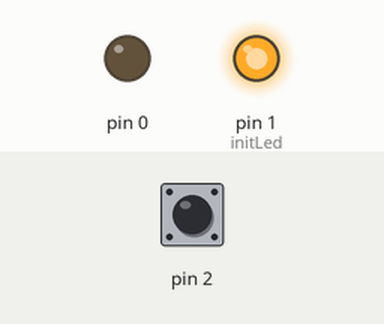
Recording of a sketch running on a simulated Arduino Uno, built with avr-gcc and run on an emulated ATmega328P. Parts: output pins drawn as LEDs (lit = HIGH). Dashed ring = blinking. Inputs (shaded band) come from the test bench; at power-on: pin 2 HIGH.

Above: at 0.1 s.
At 1.2 s:
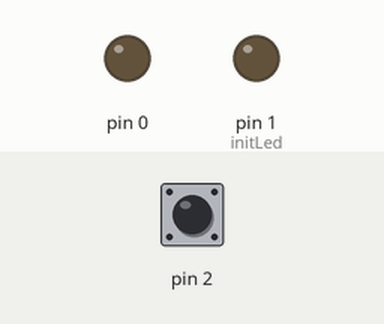
1.3 s: pin 2 pulled LOW for 0.15 s
At 1.57 s:
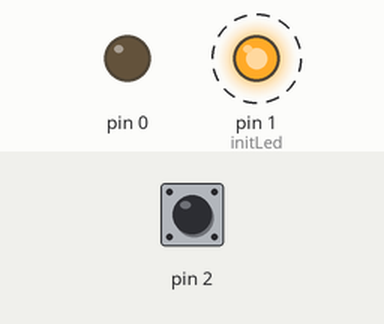
Timing chart, 0 to 10.3 s (numbered marks = the images above; inputs shaded):
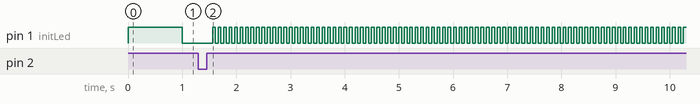

The sketch:

autopypy.ino
```cpp
#include <util/delay.h>
#include "stage.h"
#include "button.h"
#include "ir.h"
#include "led.h"

static Stage stage;

void setup() {
  // Disable ADC
  ADCSRA &= ~_BV(ADEN);
  ACSR &= ~_BV(ACD);
  initButton();
  initIr();
  initLed();
  stage = POWERON;
}

static uint32_t firstShootTime = 0ULL;
static uint32_t lastShootTime = 0ULL;
static uint32_t shootInterval = 0ULL;

void loop() {
  uint32_t currentTime = millis();
  tickLed(currentTime);
  tickButton(currentTime);

  switch (stage) {
    case (POWERON): {
      if (readButton()) {
        ledOff();
        irShoot();
        firstShootTime = currentTime;
        switchLed(currentTime, WAITTING);
        stage = WAITTING;
      }
      break;
    }
    case (WAITTING): {
      if (readButton()) {
        // ledOff();
        irShoot();
        lastShootTime = currentTime;
        shootInterval = currentTime - firstShootTime;
        switchLed(currentTime, RUNNING);
        stage = RUNNING;
      }
      break;
    }
    case (RUNNING): {
      if ((currentTime - lastShootTime) > shootInterval) {
        // ledOff();
        irShoot();
        lastShootTime = currentTime;
      }
    }
  }


  _delay_ms(1);
}
```

button.cpp
```cpp
#include "button.h"


static int lastStatus;
static int debounceCount = 0;
static bool isReleased = false;

void initButton(void) {
  pinMode(2, INPUT);
  lastStatus = digitalRead(2);
  debounceCount = 0;
  isReleased = false;
}


void tickButton(uint32_t currentTime) {
  int currentRead = digitalRead(2);
  if (currentRead != lastStatus) {
    debounceCount ++;
  } else {
    debounceCount = 0;
  }

  if (debounceCount >= 5) {
    debounceCount = 0;
    lastStatus = currentRead;
    if (currentRead != 0) {
      isReleased = true;
    }
  }
}


bool readButton(void) {
  bool tmp = isReleased;
  isReleased = false;
  return tmp;
}
```

button.h
```cpp
#ifndef __BUTTON_H__
#define __BUTTON_H__

#include <Arduino.h>
#include "stage.h"

void initButton(void);
void tickButton(uint32_t currentTime);
bool readButton(void);


#endif
```

ir.cpp
```cpp
#include "ir.h"
#include <util/delay.h>
void initIr() {
  pinMode(0, OUTPUT);
}


void tickIr(void) {
}

#define HPERIOD 0.01294 // 38.05kHz
// #define HPERIOD 0.01524 // 32.32kHz
// #define HPERIOD 0.00915 // 53.8kHz
// #define HPERIOD 500
#define IRLED 0b00000001
// #define IRLED 0b00000010

void flashIr(void) {
  for (uint8_t i=0; i<16; ++i) {
  // while (true) {
    PORTB |= IRLED;
    // PORTB &= ~IRLED;
    _delay_ms(HPERIOD);
    PORTB &= ~IRLED;
    // PORTB |= IRLED;
    _delay_ms(HPERIOD);

  }
}

void irShoot(void) {
  cli();
  flashIr();
  _delay_ms(7.33);
  // _delay_ms(5.36); // 2s
  flashIr();
  sei();
}
```

ir.h
```cpp
#ifndef __IR_H__
#define __IR_H__
#include <Arduino.h>
#include "stage.h"

void initIr(void);
void tickLed(void);
void irShoot(void);
#endif
```

led.cpp
```cpp
#include "led.h"

static uint32_t cycleStartTime = 0ULL;
static uint32_t cycleOnDuration = 1000ULL;
static uint32_t cycleOffDuration = 1000ULL;

void initLed() {
  pinMode(1, OUTPUT);
  digitalWrite(1, HIGH);
  cycleStartTime = 0ULL;
  cycleOnDuration = 1000ULL;
  cycleOffDuration = 1000ULL;
}

void ledOff(void) {
  digitalWrite(1, LOW);
}


void tickLed(uint32_t currentTime) {
  uint32_t passed = currentTime - cycleStartTime;
  if (passed > (cycleOnDuration + cycleOffDuration)) {
    cycleStartTime = currentTime;
    digitalWrite(1, HIGH);
  } else if (passed > cycleOnDuration) {
    digitalWrite(1, LOW);
  }
}

void switchLed(uint32_t currentTime, Stage stage) {
  switch (stage) {
    case (POWERON): {
      cycleStartTime = currentTime;
      cycleOnDuration = 500ULL;
      cycleOffDuration = 500ULL;
      break;
    }
    case (WAITTING): {
      cycleStartTime = currentTime;
      cycleOnDuration = 50ULL;
      cycleOffDuration = 50ULL;
      break;
    }
    case (RUNNING): {
      cycleStartTime = currentTime;
      cycleOnDuration = 5ULL;
      cycleOffDuration = 5000ULL;
      break;
    }
    default: {
      cycleStartTime = currentTime;
      cycleOnDuration = 500ULL;
      cycleOffDuration = 500ULL;
      break;
    }
  }
}
```

led.h
```cpp
#ifndef __LED_H__
#define __LED_H__

#include <Arduino.h>
#include "stage.h"

void initLed();
void tickLed(uint32_t currentTime);
void switchLed(uint32_t currentTime, Stage stage);
void ledOff(void);
#endif
```

stage.h
```cpp
#ifndef __STAGE_H__
#define __STAGE_H__

enum Stage {
  POWERON,
  WAITTING,
  RUNNING
};

#endif
```

Measured:
- after the input at 1.3 s, pin 1 (initLed): alternates HIGH for 0.05 s and LOW for 0.05 s, starting after 0.26 s
